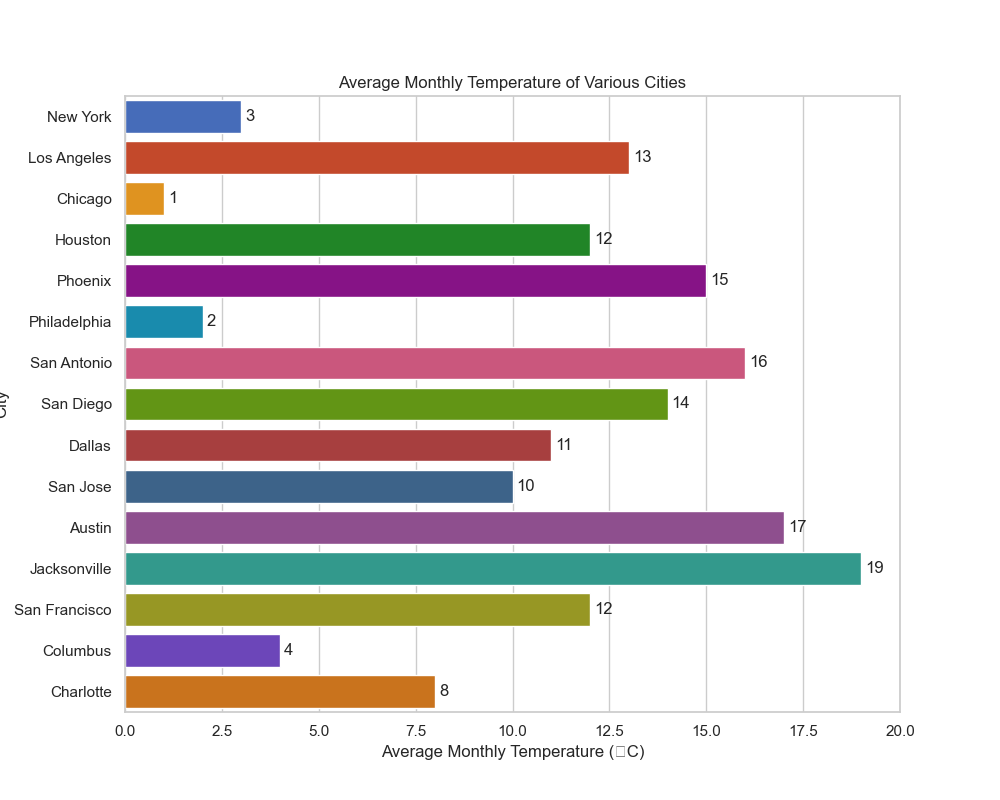

This figure's Python source:

import seaborn as sns
import matplotlib.pyplot as plt
import pandas as pd

# Data: Average Monthly Temperature of Various Cities
data = {
    'City': ['New York', 'Los Angeles', 'Chicago', 'Houston', 'Phoenix', 'Philadelphia', 'San Antonio', 'San Diego', 
             'Dallas', 'San Jose', 'Austin', 'Jacksonville', 'San Francisco', 'Columbus', 'Charlotte'],
    'Average_Temperature': [3, 13, 1, 12, 15, 2, 16, 14, 11, 10, 17, 19, 12, 4, 8]
}

# Create DataFrame
df = pd.DataFrame(data)

# Initialize the matplotlib figure
f, ax = plt.subplots(figsize=(10, 8))

# Custom color palette
palette = ['#3366cc', '#dc3912', '#ff9900', '#109618', '#990099', '#0099c6', 
           '#dd4477', '#66aa00', '#b82e2e', '#316395', '#994499', '#22aa99', 
           '#aaaa11', '#6633cc', '#e67300']

# Plot a horizontal bar chart
sns.barplot(x='Average_Temperature', y='City', data=df,
            palette=palette, orient='h', ax=ax, dodge=False)

# Customize the Axes
ax.set(xlim=(0, 20), ylabel="City", xlabel="Average Monthly Temperature (°C)")
ax.set_title('Average Monthly Temperature of Various Cities')

# Adjust bar width/height
for container in ax.containers:
    ax.bar_label(container, label_type='edge', padding=3)

plt.show()
